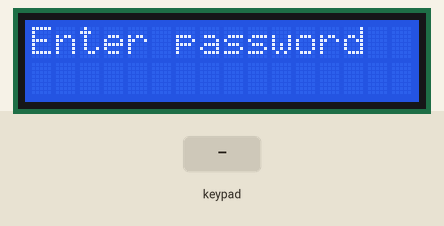
Bench run of a sketch on a simulated Arduino Uno, built with avr-gcc and run on an emulated ATmega328P. Shown: 16×2 character LCD. Inputs (shaded band) come from the test bench. What the sketch prints to the serial monitor is not drawn.

Above: at 1.2 s.
1.3 s: key 'A' pressed
At 2.2 s:
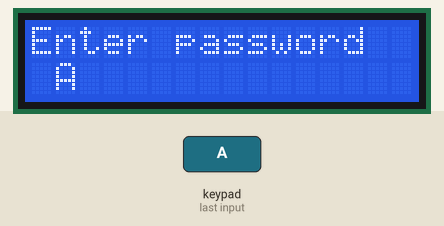
2.8 s: key 'B' pressed
At 3.1 s:
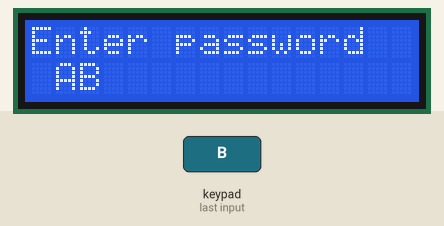
4.3 s: key 'C' pressed
At 5.5 s:
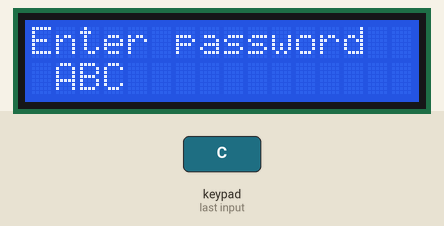
5.8 s: key 'D' pressed
At 6.6 s:
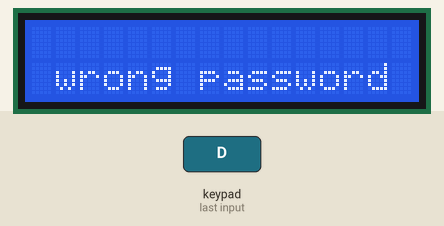
8.3 s: key 'E' pressed
At 8.6 s:
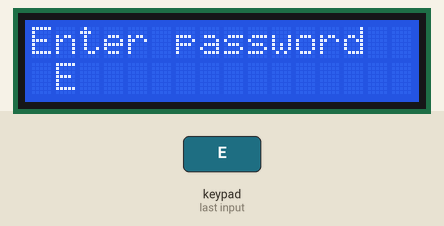
9.8 s: key 'F' pressed
At 11.0 s:
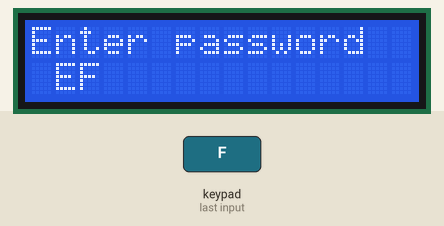
Timing chart, 0 to 12.3 s (numbered marks = the images above; inputs shaded):
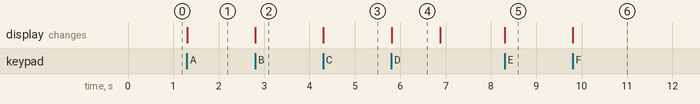

The sketch:

KEypad.ino
```cpp
#include <Keypad.h>
#include <LiquidCrystal.h>

const byte ROWS = 4;
const byte COLS = 3;
char keys[ROWS][COLS] = {
  {'A','B','C'},
  {'D','E','F'},
  {'G','H','I'},
  {'N','K','J'}
};
byte rowPins[ROWS] = {10, 9, 8, 7}; //connect to the row pinouts of the keypad
byte colPins[COLS] = {13, 12, 11}; //connect to the column pinouts of the keypad

LiquidCrystal lcd(A0, A1, A2, A3, A4, A5);
Keypad keypad = Keypad( makeKeymap(keys), rowPins, colPins, ROWS, COLS );
char password[] = {'H','I','N','D'};
int i = 0;
int j = 0;
void setup(){
  Serial.begin(9600);
  // set up the LCD's number of columns and rows:
  lcd.begin(16, 2);
  // Print a message to the LCD.
  lcd.print("Enter password");
  Serial.println("Enter password");
  lcd.setCursor(1,2);
}

void loop(){
  char keyPressed = keypad.getKey();
  char input [sizeof(password)];
  if (keyPressed){
    Serial.print(keyPressed);
    lcd.print(keyPressed);
    input[i]= keyPressed;
    i++;
  }
  if ( i == 4){
    for ( j =0;j<4;j++){

      if (password[j] != input[j]) {
        lcd.clear();
        lcd.setCursor(1,2);
        lcd.write("wrong password");
        Serial.println();
        Serial.println("wrong password");
        delay(1000);
  lcd.begin(16, 2);
  lcd.print("Enter password");
  Serial.println("Enter password");
  lcd.setCursor(1,2);
    i=0;
        break;
        }
        if(password[j] == input[j]) {
          lcd.clear();
        lcd.setCursor(1,2);
        Serial.println();
        lcd.write("correct password");
        Serial.println("correct password");
        i=0;}
  }
  }


}
```

Measured:
- after the input at 1.3 s, the display: changes at once (image 1)
- after the input at 2.8 s, the display: changes at once (image 2)
- after the input at 4.3 s, the display: changes at once (image 3)
- after the input at 5.8 s, the display: changes at once (image 4)
- after the input at 8.3 s, the display: changes at once (image 5)
- after the input at 9.8 s, the display: changes at once (image 6)
- what the display in image 4 shows lasts 1.1 s, from 5.8 s to 6.9 s
